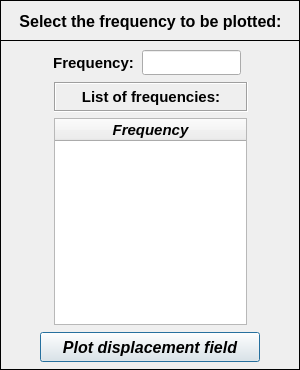
<?xml version="1.0" encoding="UTF-8"?>
<ui version="4.0">
 <class>Dialog</class>
 <widget class="QDialog" name="Dialog">
  <property name="windowModality">
   <enum>Qt::NonModal</enum>
  </property>
  <property name="geometry">
   <rect>
    <x>0</x>
    <y>0</y>
    <width>300</width>
    <height>370</height>
   </rect>
  </property>
  <property name="sizePolicy">
   <sizepolicy hsizetype="Fixed" vsizetype="Fixed">
    <horstretch>0</horstretch>
    <verstretch>0</verstretch>
   </sizepolicy>
  </property>
  <property name="minimumSize">
   <size>
    <width>300</width>
    <height>370</height>
   </size>
  </property>
  <property name="maximumSize">
   <size>
    <width>300</width>
    <height>370</height>
   </size>
  </property>
  <property name="contextMenuPolicy">
   <enum>Qt::DefaultContextMenu</enum>
  </property>
  <property name="windowTitle">
   <string>Plot displacement field</string>
  </property>
  <property name="windowIcon">
   <iconset>
    <normaloff>../../../../../../Downloads/load - Copia.png</normaloff>../../../../../../Downloads/load - Copia.png</iconset>
  </property>
  <property name="whatsThis">
   <string/>
  </property>
  <widget class="QWidget" name="widget" native="true">
   <property name="geometry">
    <rect>
     <x>0</x>
     <y>0</y>
     <width>401</width>
     <height>375</height>
    </rect>
   </property>
   <property name="font">
    <font>
     <kerning>true</kerning>
    </font>
   </property>
   <widget class="QFrame" name="frame">
    <property name="geometry">
     <rect>
      <x>0</x>
      <y>0</y>
      <width>300</width>
      <height>41</height>
     </rect>
    </property>
    <property name="minimumSize">
     <size>
      <width>300</width>
      <height>41</height>
     </size>
    </property>
    <property name="maximumSize">
     <size>
      <width>300</width>
      <height>41</height>
     </size>
    </property>
    <property name="frameShape">
     <enum>QFrame::Box</enum>
    </property>
    <property name="frameShadow">
     <enum>QFrame::Plain</enum>
    </property>
    <property name="lineWidth">
     <number>1</number>
    </property>
    <widget class="QLabel" name="label">
     <property name="geometry">
      <rect>
       <x>14</x>
       <y>6</y>
       <width>273</width>
       <height>30</height>
      </rect>
     </property>
     <property name="minimumSize">
      <size>
       <width>0</width>
       <height>30</height>
      </size>
     </property>
     <property name="maximumSize">
      <size>
       <width>16777215</width>
       <height>30</height>
      </size>
     </property>
     <property name="font">
      <font>
       <family>Arial</family>
       <pointsize>12</pointsize>
       <weight>75</weight>
       <italic>false</italic>
       <bold>true</bold>
      </font>
     </property>
     <property name="text">
      <string>Select the frequency to be plotted:</string>
     </property>
     <property name="textFormat">
      <enum>Qt::AutoText</enum>
     </property>
     <property name="alignment">
      <set>Qt::AlignCenter</set>
     </property>
    </widget>
   </widget>
   <widget class="QFrame" name="frame_2">
    <property name="geometry">
     <rect>
      <x>0</x>
      <y>40</y>
      <width>300</width>
      <height>330</height>
     </rect>
    </property>
    <property name="minimumSize">
     <size>
      <width>300</width>
      <height>330</height>
     </size>
    </property>
    <property name="maximumSize">
     <size>
      <width>300</width>
      <height>330</height>
     </size>
    </property>
    <property name="frameShape">
     <enum>QFrame::Box</enum>
    </property>
    <property name="frameShadow">
     <enum>QFrame::Plain</enum>
    </property>
    <widget class="QTreeWidget" name="treeWidget">
     <property name="geometry">
      <rect>
       <x>54</x>
       <y>78</y>
       <width>193</width>
       <height>207</height>
      </rect>
     </property>
     <property name="font">
      <font>
       <family>Arial</family>
       <pointsize>10</pointsize>
       <weight>75</weight>
       <italic>true</italic>
       <bold>true</bold>
      </font>
     </property>
     <property name="indentation">
      <number>0</number>
     </property>
     <column>
      <property name="text">
       <string notr="true">Frequency</string>
      </property>
      <property name="font">
       <font>
        <family>Arial</family>
        <pointsize>11</pointsize>
        <weight>75</weight>
        <italic>true</italic>
        <bold>true</bold>
       </font>
      </property>
      <property name="textAlignment">
       <set>AlignCenter</set>
      </property>
     </column>
    </widget>
    <widget class="QPushButton" name="pushButton">
     <property name="geometry">
      <rect>
       <x>40</x>
       <y>292</y>
       <width>220</width>
       <height>30</height>
      </rect>
     </property>
     <property name="minimumSize">
      <size>
       <width>220</width>
       <height>30</height>
      </size>
     </property>
     <property name="maximumSize">
      <size>
       <width>220</width>
       <height>30</height>
      </size>
     </property>
     <property name="font">
      <font>
       <family>Arial</family>
       <pointsize>12</pointsize>
       <weight>75</weight>
       <italic>true</italic>
       <bold>true</bold>
      </font>
     </property>
     <property name="text">
      <string>Plot displacement field</string>
     </property>
    </widget>
    <widget class="QLabel" name="label_3">
     <property name="geometry">
      <rect>
       <x>54</x>
       <y>42</y>
       <width>194</width>
       <height>30</height>
      </rect>
     </property>
     <property name="minimumSize">
      <size>
       <width>194</width>
       <height>30</height>
      </size>
     </property>
     <property name="maximumSize">
      <size>
       <width>194</width>
       <height>30</height>
      </size>
     </property>
     <property name="font">
      <font>
       <family>Arial</family>
       <pointsize>11</pointsize>
       <weight>75</weight>
       <bold>true</bold>
      </font>
     </property>
     <property name="frameShape">
      <enum>QFrame::Box</enum>
     </property>
     <property name="frameShadow">
      <enum>QFrame::Sunken</enum>
     </property>
     <property name="text">
      <string>List of frequencies:</string>
     </property>
     <property name="alignment">
      <set>Qt::AlignCenter</set>
     </property>
    </widget>
    <widget class="QLabel" name="label_2">
     <property name="geometry">
      <rect>
       <x>46</x>
       <y>10</y>
       <width>95</width>
       <height>25</height>
      </rect>
     </property>
     <property name="font">
      <font>
       <family>Arial</family>
       <pointsize>11</pointsize>
       <weight>75</weight>
       <bold>true</bold>
      </font>
     </property>
     <property name="text">
      <string>Frequency:</string>
     </property>
     <property name="alignment">
      <set>Qt::AlignCenter</set>
     </property>
    </widget>
    <widget class="QLineEdit" name="lineEdit">
     <property name="geometry">
      <rect>
       <x>142</x>
       <y>10</y>
       <width>99</width>
       <height>25</height>
      </rect>
     </property>
     <property name="font">
      <font>
       <family>Arial</family>
       <pointsize>11</pointsize>
       <weight>75</weight>
       <italic>true</italic>
       <bold>true</bold>
      </font>
     </property>
     <property name="styleSheet">
      <string notr="true">color: rgb(0, 0, 255);</string>
     </property>
     <property name="alignment">
      <set>Qt::AlignCenter</set>
     </property>
    </widget>
   </widget>
  </widget>
 </widget>
 <resources/>
 <connections/>
</ui>
